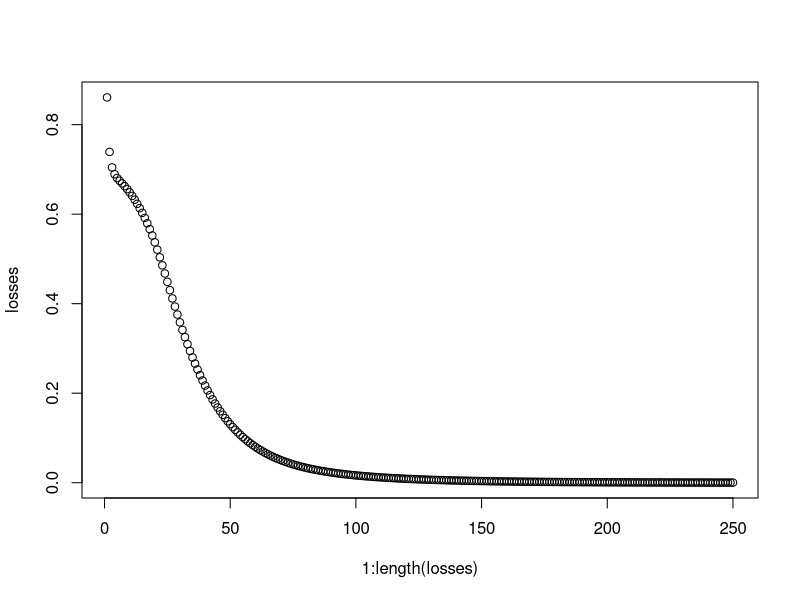

The R script that drew this image:
## ---- chunk 1
knitr::opts_chunk$set(eval = FALSE, echo = TRUE)
## ---- chunk 2
loss_function = setRefClass(  # base class for loss functions
  "loss_function",
  methods = list(
    forward = function(y_true, y_pred) NA,
    backward = function(y_true, y_pred) NA
  )
)

binary_crossentropy = setRefClass(
  "binary_crossentropy",
  contains = "loss_function",
  methods = list(
    forward = function(y_true, y_pred) {
      #!hwbegin TODO compute the binary cross entropy loss
      # we add a small constant to avoid having a NaN result from log(0)
      -sum(
        y_true * log(y_pred + 1e-9) + (1 - y_true) * log(1 - y_pred + 1e-9)
      ) / nrow(y_true)
      #!hwend
    },
    backward = function(y_true, y_pred) {
      #!hwbegin TODO compute the gradient of the cross entropy loss
      # we add a small constant to avoid dividing by zero
      -(
        y_true / (y_pred + 1e-9) - (1 - y_true) / (1 - y_pred + 1e-9)
      ) / nrow(y_true)
      #!hwend
    }
  )
)

y_true = matrix(c(0, 0, 0, 1, 1, 0), ncol=3)
y_pred = matrix(c(0.2, 0.5, 0.3, 0.8, 0.1, 0.1), ncol=3)
loss = binary_crossentropy()

loss$forward(y_true, y_pred)
loss$backward(y_true, y_pred)
## ---- chunk 3
activation = setRefClass(  # base class for activation functions
  "activation",
  methods = list(
    forward = function(x) NA,
    backward = function(x) NA
  )
)


relu = setRefClass(
  "relu",
  contains = "activation",
  methods = list(
    forward = function(x) {
      #!hwbegin TODO compute the relu activation on x
      ifelse(x > 0, x, 0)
      #!hwend
    },
    backward = function(x) {
      #!hwbegin TODO compute the gradient of the relu activation
      ifelse(x > 0, 1, 0)
      #!hwend
    }
  )
)

x = matrix(c(-0.1, 0.3, 0.7, 0.5, -1.0, 0.7), ncol=3)
act = relu()

act$forward(x)
act$backward(x)
## ---- chunk 4
sigmoid = setRefClass(
  "sigmoid",
  contains = "activation",
  methods = list(
    forward = function(x) {
      #!hwbegin TODO compute the sigmoid activation
      1 / (1 + exp(-x))
      #!hwend
    },
    backward = function(x) {
      #!hwbegin TODO compute the gradient of the sigmoid activation
      exp(-x) / (1 + exp(-x))^2
      #!hwend
    }
  )
)

x = matrix(c(2, 0, -2, 0.5, -0.25, 0.25), ncol=3)
act = sigmoid()

act$forward(x)
act$backward(x)
## ---- chunk 5
htan = setRefClass(
  "htan",
  contains = "activation",
  methods = list(
    forward = function(x) {
      #!hwbegin TODO compute the tanh activation
      tanh(x)
      #!hwend
    },
    backward = function(x) {
      #!hwbegin TODO compute the gradient of the tanh activation
      1 - tanh(x)^2
      #!hwend
    }
  )
)

act = htan()

act$forward(x)
act$backward(x)
## ---- chunk 6
gradient_descent_optimizer = setRefClass(
  "gradient_descent_optimizer",
  fields = list(
    learning_rate = "numeric"
  ),
  methods = list(
    step = function(x, gradient) {
      #!hwbegin TODO perform one step of gradient descent on x
      x - learning_rate * gradient
      #!hwend
    }
  )
)

opt = gradient_descent_optimizer(learning_rate = 0.1)
opt$step(10, 10)
## ---- chunk 7
dense_neural_network = setRefClass(
  "dense_neural_network",
  fields = list(
    weights = "list",
    biases = "list",
    activations = "list",
    loss = "loss_function",
    optimizer = "gradient_descent_optimizer"
  ),
  methods = list(
    
    predict = function(batch_x) {
      result = batch_x
      
      #!hwbegin TODO perform the forward pass to get the predictions
      for(i in 1:length(weights)) {
        bias_matrix = matrix(
          rep(biases[[i]], nrow(batch_x)),
          nrow = nrow(batch_x), byrow = TRUE
        )

        result = result %*% weights[[i]] + bias_matrix
        result = activations[[i]]$forward(result)
      }
      #!hwend
      
      result
    },
    
    train_on_batch = function(batch_x, batch_y, iter, lrate) {
      intermediate_activations = list(batch_x)
      
      #!hwbegin TODO perform the forward pass to get the predictions\n# and put the intermediate activations in the list
      result = batch_x
      for(i in 1:length(weights)) {
        bias_matrix = matrix(
          rep(biases[[i]], nrow(batch_x)),
          nrow = nrow(batch_x), byrow = TRUE
        )
        
        result = result %*% weights[[i]] + bias_matrix
        result = activations[[i]]$forward(result)
        intermediate_activations[[i + 1]] = result
      }
      #!hwend
      
      batch_loss = loss$forward(
        batch_y,
        intermediate_activations[[length(intermediate_activations)]]
      )
      
      weight_gradients = list()
      bias_gradients = list()
      
      #!hwbegin TODO use backpropagation to compute the gradients,\n# accumulate them in the lists, then use the optimizer\n# to apply the gradients to the parameters
      output = intermediate_activations[[length(intermediate_activations)]]
      for(i in 1:nrow(batch_x)) {
        deltas = (loss$backward(
          batch_y[i,,drop=FALSE],
          output[i,,drop=FALSE]
        ) * activations[[length(activations)]]$backward(
          output[i,,drop=FALSE]
        ))[1,]
        
        for(j in length(activations):1) {
          stopifnot(any(!is.na(deltas)))
          
          wg = intermediate_activations[[j]][i,] %o% deltas
          bg = deltas

          if(length(weight_gradients) > 0 && !is.null(weight_gradients[[j]])) {
            weight_gradients[[j]] = weight_gradients[[j]] + wg
            bias_gradients[[j]] = bias_gradients[[j]] + bg
          }
          else {
            weight_gradients[[j]] = wg
            bias_gradients[[j]] = bg
          }

          if(j > 1) {
            deltas = (
              weights[[j]] %*% deltas *
                activations[[j - 1]]$backward(intermediate_activations[[j]][i,])
            )
            
            # keep as vector, not matrix, so that the outer product
            # will be a matrix instead of 3d tensor
            deltas = deltas[,1]
          }
        }
      }
      
      for(i in 1:length(activations)) {
          weights[[i]] <<- optimizer$step(weights[[i]], weight_gradients[[i]])
          biases[[i]] <<- optimizer$step(biases[[i]], bias_gradients[[i]])
      }
      #!hwend

      batch_loss
    }
  )
)


# just an utility function to create networks
build_dense_neural_network = function(input_size, layers, loss, optimizer) {
  weights = list()
  biases = list()
  activations = list()
  
  last_layer_size = input_size
  for(i in 1:length(layers)) {
    if(class(layers[[i]]) == "numeric") {
      sd = sqrt(2 / (last_layer_size + layers[[i]]))
      vals = rnorm(n = last_layer_size * layers[[i]], mean = 0, sd = sd)
      vals = ifelse(vals > 2 * sd, 2 * sd, vals)
      vals = ifelse(vals < -2 * sd, -2 * sd, vals)
      weights[[length(weights) + 1]] = matrix(
        vals, ncol = layers[[i]], nrow = last_layer_size
      )
      biases[[length(biases) + 1]] = rep(0, layers[[i]])
      last_layer_size = layers[[i]]
    }
    else {
      activations[[length(activations) + 1]] = layers[[i]]
    }
  }

  dense_neural_network(
    weights = weights,
    biases = biases,
    activations = activations,
    loss = loss,
    optimizer = optimizer
  )
}


data.x = matrix(c(
  -1, -1,
  -1, 1,
  1, -1,
  1, 1
), nrow = 4, ncol = 2, byrow = TRUE)


data.y = matrix(c(
  0, 1, 1, 0
), nrow = 4, ncol = 1)


network = build_dense_neural_network(
  input_size = 2,
  layers = list(2, htan(), 1, sigmoid()),
  loss = binary_crossentropy(),
  optimizer = gradient_descent_optimizer(learning_rate = 0.25)
)


losses = lapply(1:250, function(i) network$train_on_batch(data.x, data.y))
network$predict(data.x)
plot(1:length(losses), losses)
## ---- chunk 8
network$weights
network$biases
